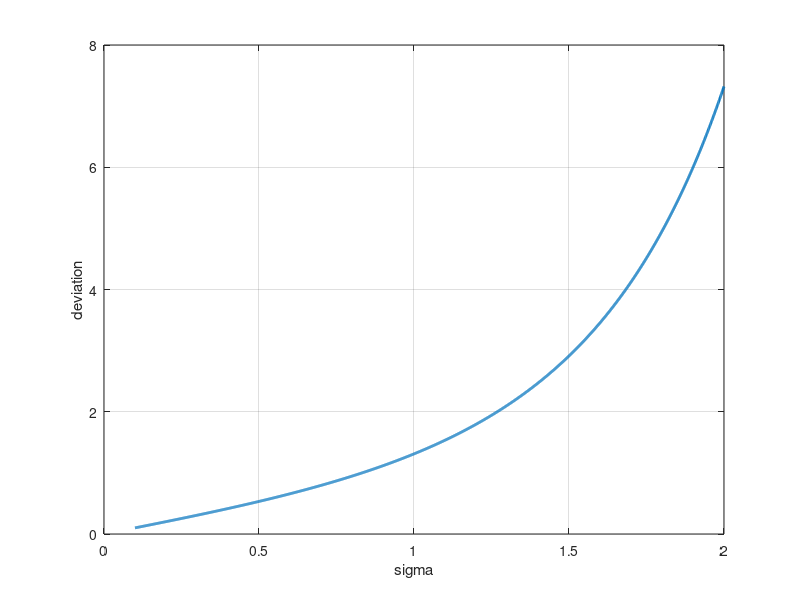

Write MATLAB code to recreate this figure.
clear;

sigma = 0.472;
mu = -sigma^2/2; % to get 1 as expected value

n = 1e5;

v = lognrnd(mu,sigma,n,1);

M = exp(mu+sigma^2/2);
S = sqrt((exp(sigma^2)-1)*exp(2*mu+sigma^2));


sv = 0.1:0.001:2;
mv = -sv.^2./2;
ss = sqrt((exp(sv.^2)-1).*exp(2*mv+sv.^2));

figure;
plot(sv,ss,'linewidth',2);
grid on;
xlabel('sigma');
ylabel('deviation');
